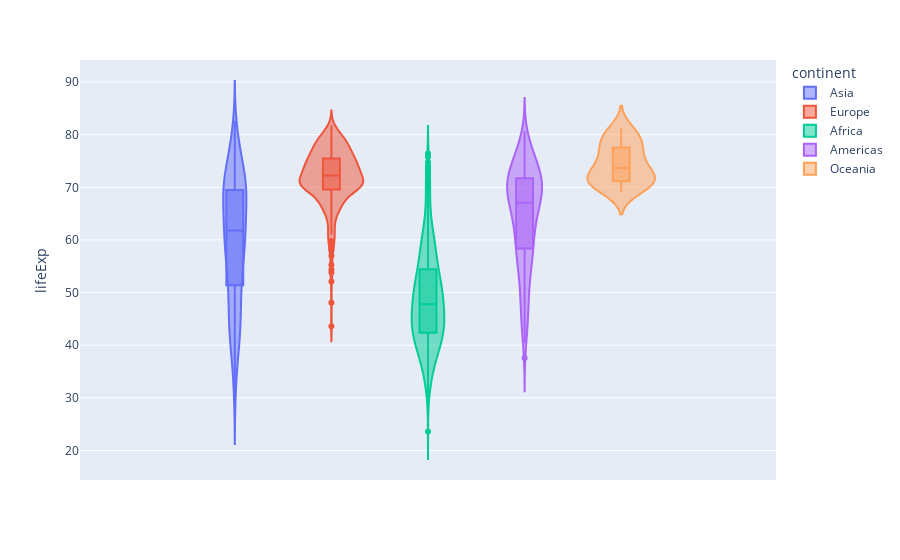

Notebook cell for this chart:
### Code cell
px.violin(data_frame= gapminder, y = 'lifeExp', color = 'continent', box=True)

### Figure 1 — Plotly figure (JSON) as saved in the notebook; plotly's stock layout.template omitted (floating-point values rounded to 4 significant figures; data arrays with more than 128 entries replaced by an {"elided": "..."} marker saying what was removed)
{"data": [{"alignmentgroup": "True", "box": {"visible": true}, "hovertemplate": "continent=Asia<br>lifeExp=%{y}<extra></extra>", "legendgroup": "Asia", "marker": {"color": "#636efa"}, "name": "Asia", "offsetgroup": "Asia", "orientation": "v", "scalegroup": "True", "showlegend": true, "type": "violin", "x0": " ", "xaxis": "x", "y": {"elided": "396 float values"}, "y0": " ", "yaxis": "y"}, {"alignmentgroup": "True", "box": {"visible": true}, "hovertemplate": "continent=Europe<br>lifeExp=%{y}<extra></extra>", "legendgroup": "Europe", "marker": {"color": "#EF553B"}, "name": "Europe", "offsetgroup": "Europe", "orientation": "v", "scalegroup": "True", "showlegend": true, "type": "violin", "x0": " ", "xaxis": "x", "y": {"elided": "360 float values"}, "y0": " ", "yaxis": "y"}, {"alignmentgroup": "True", "box": {"visible": true}, "hovertemplate": "continent=Africa<br>lifeExp=%{y}<extra></extra>", "legendgroup": "Africa", "marker": {"color": "#00cc96"}, "name": "Africa", "offsetgroup": "Africa", "orientation": "v", "scalegroup": "True", "showlegend": true, "type": "violin", "x0": " ", "xaxis": "x", "y": {"elided": "624 float values"}, "y0": " ", "yaxis": "y"}, {"alignmentgroup": "True", "box": {"visible": true}, "hovertemplate": "continent=Americas<br>lifeExp=%{y}<extra></extra>", "legendgroup": "Americas", "marker": {"color": "#ab63fa"}, "name": "Americas", "offsetgroup": "Americas", "orientation": "v", "scalegroup": "True", "showlegend": true, "type": "violin", "x0": " ", "xaxis": "x", "y": {"elided": "300 float values"}, "y0": " ", "yaxis": "y"}, {"alignmentgroup": "True", "box": {"visible": true}, "hovertemplate": "continent=Oceania<br>lifeExp=%{y}<extra></extra>", "legendgroup": "Oceania", "marker": {"color": "#FFA15A"}, "name": "Oceania", "offsetgroup": "Oceania", "orientation": "v", "scalegroup": "True", "showlegend": true, "type": "violin", "x0": " ", "xaxis": "x", "y": [69.12, 70.33, 70.93, 71.1, 71.93, 73.49, 74.74, 76.32, 77.56, 78.83, 80.37, 81.23, 69.39, 70.26, 71.24, 71.52, 71.89, 72.22, 73.84, 74.32, 76.33, 77.55, 79.11, 80.2], "y0": " ", "yaxis": "y"}], "layout": {"legend": {"title": {"text": "continent"}, "tracegroupgap": 0}, "margin": {"t": 60}, "violinmode": "group", "xaxis": {"anchor": "y", "domain": [0, 1]}, "yaxis": {"anchor": "x", "domain": [0, 1], "title": {"text": "lifeExp"}}}}
